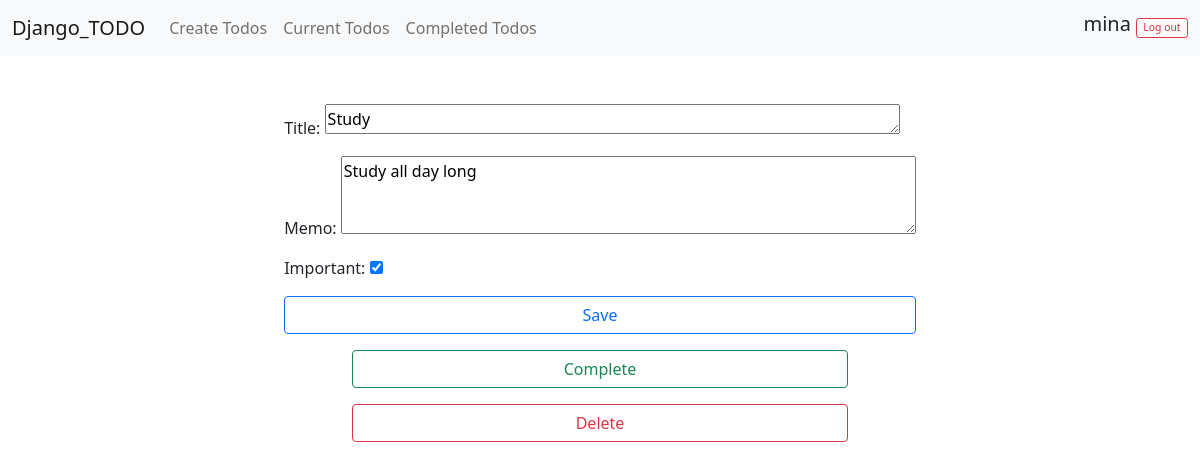
Screenshot of /todo/1 (signed in) with the database file from the repository.
### todo/models.py (models this page shows, shortened)
class Todo(models.Model):
    title = models.CharField(max_length = 100)
    memo = models.TextField(blank=True)
    created = models.DateTimeField(auto_now_add = True)
    datecompleted = models.DateTimeField(null=True, blank=True)
    important = models.BooleanField(default=False)
    user = models.ForeignKey(User, on_delete=models.CASCADE)

### todo/views.py (the view, shortened to what this page needs)
# urls.py: path('todo/<int:todo_pk>', views.viewtodo, name='viewtodo'),
@login_required
def viewtodo(request, todo_pk):
    todo = get_object_or_404(Todo, pk=todo_pk, user = request.user)
    if request.method == 'GET':
        form = TodoForm(instance = todo)
        return render(request, 'todo/viewtodo.html', {'todo':todo, 'form':form})

### todo/forms.py
class TodoForm(ModelForm):
    class Meta:
        model = Todo
        fields = ['title', 'memo', 'important']
        widgets = {
            'memo': Textarea(attrs={'cols': 60, 'rows': 3}),
            'title': Textarea(attrs={'cols':60, 'rows':1})
        }

### todo/templates/todo/viewtodo.html (shortened to what this page needs)
{% extends 'todo/base.html' %}
{% block content %}
<div class="container d-flex justify-content-center">
    <form method="POST">
        {{ form.as_p }}
        <button class="btn btn-outline-primary w-100" type="submit">Save</button>
    </form>
</div>
<div class="container d-flex-column" style="width: 520px;">
    <form method="POST" action="{% url 'completetodo' todo.id %}">
        <button class="btn btn-outline-success w-100" type="submit"> Complete </button>
    </form>
    <form method="POST" action="{% url 'deletetodo' todo.id %}">
        <button class="btn btn-outline-danger w-100" type="submit"> Delete </button>
    </form>
</div>
{% endblock %}

### todo/templates/todo/base.html (shortened to what this page needs)
<link
  href="https://cdn.jsdelivr.net/npm/bootstrap@5.0.0-beta1/dist/css/bootstrap.min.css"
  rel="stylesheet"
/>
{% if user.is_authenticated %}
<nav class="navbar navbar-expand-lg navbar-light bg-light">
    <div class="container-fluid">
      <a class="navbar-brand" href="{% url 'currenttodos' %}">Django_TODO</a>
      <div class="collapse navbar-collapse" id="navbarSupportedContent">
        <ul class="navbar-nav me-auto mb-2 mb-lg-0">
          <li class="nav-item">
            <a class="nav-link" href="{% url 'createtodos' %}"
              >Create Todos</a
            >
          </li>
          <li class="nav-item">
            <a class="nav-link" href="{% url 'currenttodos' %}">Current Todos</a>
          </li>
          <li class="nav-item">
            <a class="nav-link" href="{% url 'completedtodos' %}">Completed Todos</a>
          </li>
        </ul>
        <h5>{{user.username}}</h5>
        <form class="navbar-nav mb-2 mb-lg-0" action="{% url 'logoutuser' %}" method="POST">
            <button class="btn btn-xs btn-outline-danger" type="submit">Log out</button>
          </form>
      </div>
    </div>
  </nav>
{% endif %}
{% block content %} {% endblock %}

### todo/templates/todo/base.html (style rules this page uses)
.btn-group-xs > .btn, .btn-xs { padding: .4rem .4rem; font-size: .65rem; line-height: .5; border-radius: .2rem; margin-left: 5px; }

### rows the page displays
Todo: title "Study", memo "Study all day long", important "☑"

### other values shown
{{ user.username }} "mina"
